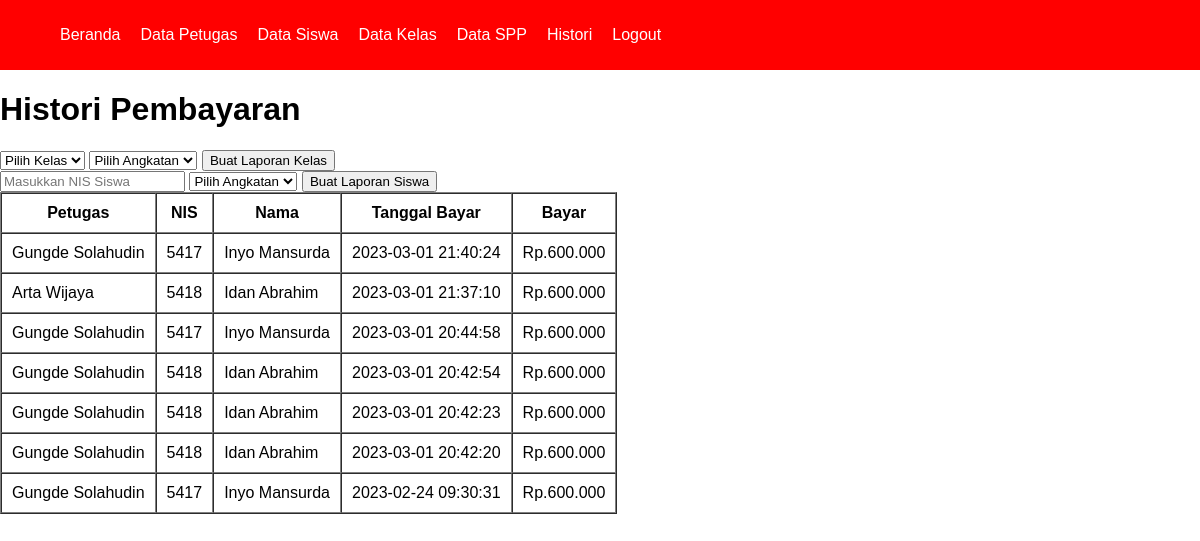
The app's page /spp/spp.php (signed in) with its own data.
### tables this page shows
CREATE TABLE `tb_spp` (
  `id_spp` int(11) NOT NULL,
  `nip` varchar(5) NOT NULL,
  `nis` int(11) NOT NULL,
  `tgl_bayar` datetime NOT NULL,
  `bayar` double NOT NULL
);

CREATE TABLE `tb_petugas` (
  `nip` varchar(5) NOT NULL,
  `nama_petugas` varchar(100) NOT NULL,
  `username` varchar(50) NOT NULL,
  `password` varchar(50) NOT NULL,
  `leveluser` varchar(50) NOT NULL,
  `no_telp` varchar(50) NOT NULL
);

CREATE TABLE `tb_siswa` (
  `nis` int(11) NOT NULL,
  `nama_siswa` varchar(100) NOT NULL,
  `password` varchar(10) NOT NULL,
  `id_kelas` varchar(10) NOT NULL,
  `jenis_kelamin` varchar(10) NOT NULL,
  `alamat` varchar(100) NOT NULL
);

### spp/functions_spp.php (called while the page is built)
<?php
    $conn = mysqli_connect("localhost", "root", "", "spp_db");
    function query($query){
        global $conn;
        $result = mysqli_query($conn, $query);
        $rows = [];
        while( $row = mysqli_fetch_assoc($result)) {
            $rows[] = $row;
        }
        return $rows;
    }
?>

### spp/spp.php (the view, shortened to what this page needs)
<?php
    require 'functions_spp.php';
    require '../views/template/navbar.php';
    $spp = query("SELECT * FROM tb_spp INNER JOIN tb_siswa USING (nis) INNER JOIN tb_petugas USING (nip) ORDER BY id_spp DESC");
?>
<!DOCTYPE html>
<html lang="en">
<head>
    <link rel="stylesheet" href="../CSS/style.css">
</head>
<body>
    <h1>Histori Pembayaran</h1>
    <?php if($_SESSION['leveluser'] == 'Admin' || $_SESSION['leveluser'] == 'Petugas') : ?>
    <form action="laporan_kelas.php" method="POST" autocomplete="off">
        <select name="kelas" id="kelas" required>
            <option value="" selected>Pilih Kelas</option>
        </select>
        <select name="angkatan" id="angkatan" required>
            <option value="" selected>Pilih Angkatan</option>
        </select>
        <button type="submit">Buat Laporan Kelas</button>
    </form>
    <form action="laporan_siswa.php" method="POST" autocomplete="off">
        <input type="text" name="nis" id="nis" placeholder="Masukkan NIS Siswa" required>
        <select name="angkatan" id="angkatan" required>
            <option value="" selected>Pilih Angkatan</option>
        </select>
        <button type="submit">Buat Laporan Siswa</button>
    </form>
    <?php endif; ?>
    <table border="1" cellspacing="0" cellpadding="10">
        <tr>
            <th>Petugas</th>
            <th>NIS</th>
            <th>Nama</th>
            <th>Tanggal Bayar</th>
            <th>Bayar</th>
        </tr>
        <?php foreach($spp as $row) : ?>
        <tr>
            <td><?= $row["nama_petugas"]; ?></td>
            <td><?= $row["nis"]; ?></td>
            <td><?= $row["nama_siswa"]; ?></td>
            <td><?= $row["tgl_bayar"] ?></td>
            <td>Rp.<?= number_format($row["bayar"], 0, ',', '.'); ?></td>
        </tr>
        <?php endforeach; ?>
    </table>
</body>
</html>

### CSS/style.css (style rules this page uses)
html, body { margin: 0; padding: 0; box-sizing: border-box; font-family: 'Gill Sans', 'Gill Sans MT', Calibri, 'Trebuchet MS', sans-serif; overflow-x: hidden; }

### views/template/navbar.php (style rules this page uses)
html, body { margin: 0; padding: 0; box-sizing: border-box; }

### records on screen
tb_spp: nip.nama_petugas "Gungde Solahudin", nis "5417", nis.nama_siswa "Inyo Mansurda", tgl_bayar "2023-03-01 21:40:24", bayar "600.000"
tb_spp: nip.nama_petugas "Arta Wijaya", nis "5418", nis.nama_siswa "Idan Abrahim", tgl_bayar "2023-03-01 21:37:10", bayar "600.000"
tb_spp: nip.nama_petugas "Gungde Solahudin", nis "5417", nis.nama_siswa "Inyo Mansurda", tgl_bayar "2023-03-01 20:44:58", bayar "600.000"
tb_spp: nip.nama_petugas "Gungde Solahudin", nis "5418", nis.nama_siswa "Idan Abrahim", tgl_bayar "2023-03-01 20:42:54", bayar "600.000"
tb_spp: nip.nama_petugas "Gungde Solahudin", nis "5418", nis.nama_siswa "Idan Abrahim", tgl_bayar "2023-03-01 20:42:23", bayar "600.000"
tb_spp: nip.nama_petugas "Gungde Solahudin", nis "5418", nis.nama_siswa "Idan Abrahim", tgl_bayar "2023-03-01 20:42:20", bayar "600.000"
tb_spp: nip.nama_petugas "Gungde Solahudin", nis "5417", nis.nama_siswa "Inyo Mansurda", tgl_bayar "2023-02-24 09:30:31", bayar "600.000"
